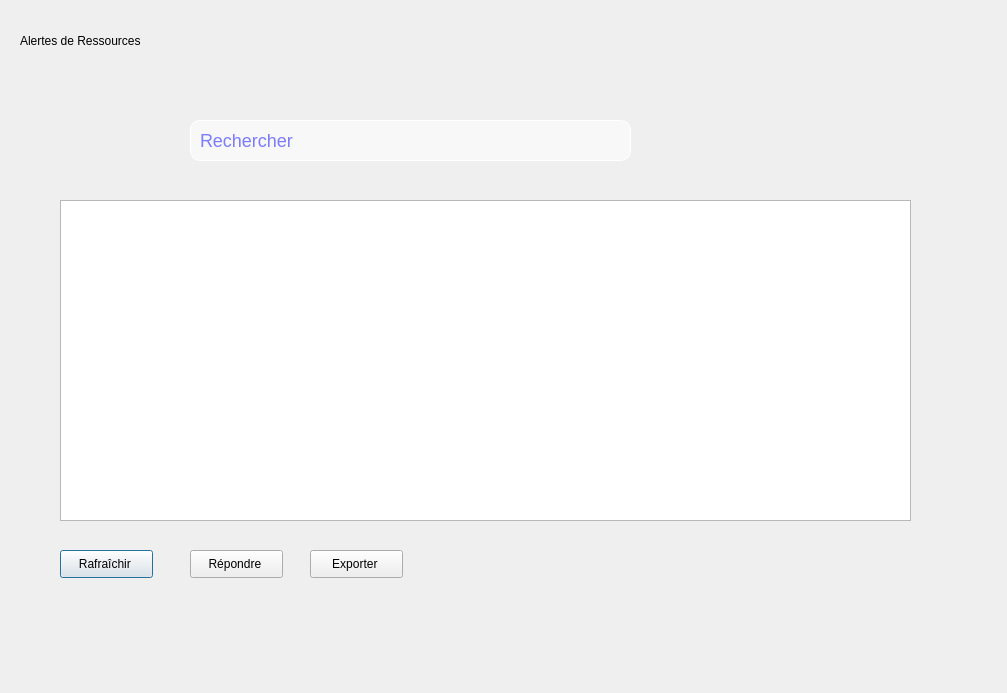
<?xml version="1.0" encoding="UTF-8"?>
<ui version="4.0">
 <class>ResourceAlert</class>
 <widget class="QDialog" name="ResourceAlert">
  <property name="geometry">
   <rect>
    <x>0</x>
    <y>0</y>
    <width>1007</width>
    <height>693</height>
   </rect>
  </property>
  <property name="windowTitle">
   <string>Dialog</string>
  </property>
  <widget class="QTableView" name="tableView">
   <property name="geometry">
    <rect>
     <x>60</x>
     <y>200</y>
     <width>851</width>
     <height>321</height>
    </rect>
   </property>
  </widget>
  <widget class="QPushButton" name="refreshButton">
   <property name="geometry">
    <rect>
     <x>60</x>
     <y>550</y>
     <width>93</width>
     <height>28</height>
    </rect>
   </property>
   <property name="text">
    <string>Rafraîchir </string>
   </property>
  </widget>
  <widget class="QPushButton" name="respondButton">
   <property name="geometry">
    <rect>
     <x>190</x>
     <y>550</y>
     <width>93</width>
     <height>28</height>
    </rect>
   </property>
   <property name="text">
    <string>Répondre </string>
   </property>
  </widget>
  <widget class="QPushButton" name="exportButton">
   <property name="geometry">
    <rect>
     <x>310</x>
     <y>550</y>
     <width>93</width>
     <height>28</height>
    </rect>
   </property>
   <property name="text">
    <string>Exporter </string>
   </property>
  </widget>
  <widget class="QLineEdit" name="searchEdit">
   <property name="geometry">
    <rect>
     <x>190</x>
     <y>120</y>
     <width>441</width>
     <height>41</height>
    </rect>
   </property>
   <property name="styleSheet">
    <string notr="true">QLineEdit {
	background-color: #F8F8F8;
	    color: blue;
    border: 1px solid white;
    border-radius: 10px;
    padding: 7px; 
    selection-background-color: #6dae84;
    font-size: 18px; 
}

QLineEdit:focus {
    border: 1px solid #FFFFFF;
}
QlineEdit:hover{
border: 1px solid #6dae84;
}</string>
   </property>
   <property name="placeholderText">
    <string extracomment="nom de l'utilisateur">Rechercher</string>
   </property>
  </widget>
  <widget class="QLabel" name="label">
   <property name="geometry">
    <rect>
     <x>20</x>
     <y>10</y>
     <width>281</width>
     <height>61</height>
    </rect>
   </property>
   <property name="text">
    <string>Alertes de Ressources</string>
   </property>
  </widget>
 </widget>
 <resources/>
 <connections/>
</ui>
